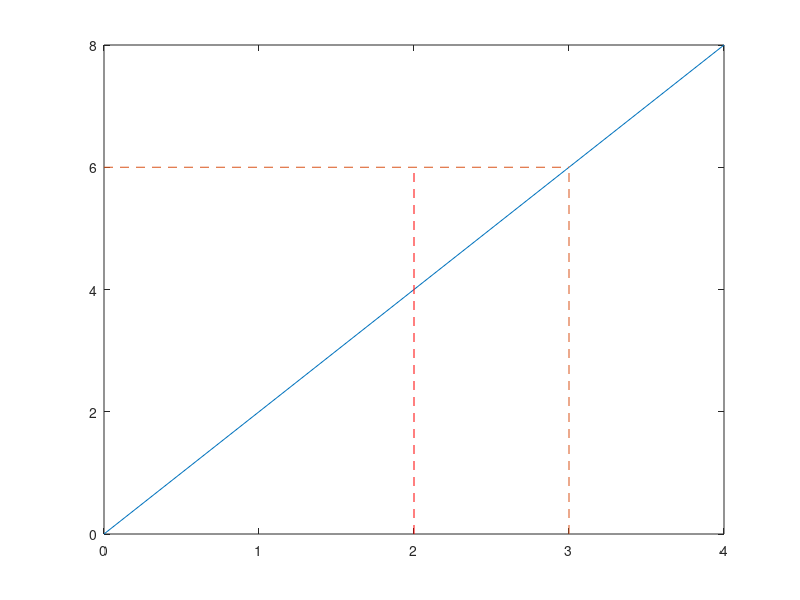

Write the MATLAB code that produced this figure.
line(1:10,1:2:20)

x = 0:4;
y = x.*2;
plot(x,y);
line([3;3],[0;6],'linestyle','--');
line([0;3],[6;6],'linestyle','--');

line([2;2],[0;6],'linestyle','--','Color','red')

% colors
'red|green|blue|cyan|magenta|yellow|black|white'